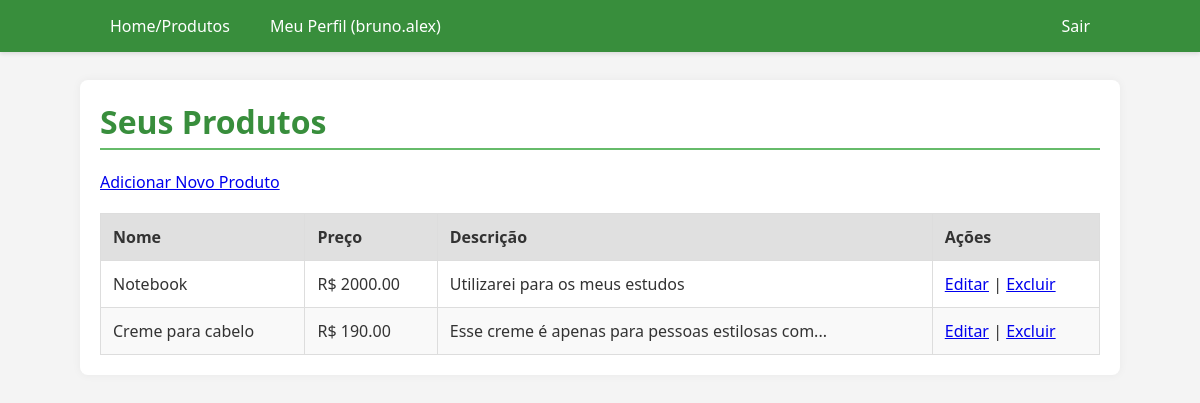
The app's page /products/ (signed in) with its own data.
### models/user.py (models this page shows, shortened)
class User(UserMixin, db.Model):
    __tablename__ = 'users'
    id = db.Column(db.Integer, primary_key=True)
    username = db.Column(db.String(64), index=True, unique=True, nullable=False)
    email = db.Column(db.String(120), index=True, unique=True, nullable=False)
    password_hash = db.Column(db.String(128))
    products = db.relationship('Product', backref='owner', lazy='dynamic')

### models/product.py (models this page shows, shortened)
class Product(db.Model):
    __tablename__ = 'products'
    id = db.Column(db.Integer, primary_key=True)
    name = db.Column(db.String(100), nullable=False)
    description = db.Column(db.Text)
    price = db.Column(db.Float, nullable=False)
    user_id = db.Column(db.Integer, db.ForeignKey('users.id'), nullable=False)

### controllers/product_controller.py (the view)
@product_bp.route('/')
@login_required
def list_products():
    products = current_user.products.all()
    return render_template('products/list.html', products=products)

### auth/utils.py (called while the page is built)
@login_manager.user_loader
def load_user(user_id):
    if user_id is not None:
        return User.query.get(int(user_id))
    return None

### templates/products/list.html (shortened to what this page needs)
{% extends "base.html" %}
{% block content %}
    <h1>Seus Produtos</h1>
    <p><a href="{{ url_for('product.add_product') }}">Adicionar Novo Produto</a></p>
    {% if not products %}
        <p>Você ainda não cadastrou nenhum produto.</p>
    {% else %}
        <table>
            <thead>
                <tr>
                    <th>Nome</th>
                    <th>Preço</th>
                    <th>Descrição</th>
                    <th>Ações</th>
                </tr>
            </thead>
            <tbody>
                {% for product in products %}
                    <tr>
                        <td>{{ product.name }}</td>
                        <td>R$ {{ "%.2f"|format(product.price) }}</td>
                        <td>{{ product.description | truncate(50) }}</td>
                        <td>
                            <a href="#">Editar</a> |
                            <a href="#">Excluir</a>
                        </td>
                    </tr>
                {% endfor %}
            </tbody>
        </table>
    {% endif %}
{% endblock %}

### templates/base.html (shortened to what this page needs)
<!DOCTYPE html>
<html lang="pt-br">
<head>
    <link rel="stylesheet" href="{{ url_for('static', filename='style.css') }}">
</head>
<body>
    <header>
        <nav>
            <div class="nav-links">
                <a href="{{ url_for('product.list_products') }}">Home/Produtos</a>
                {% if current_user.is_authenticated %}
                    <a href="{{ url_for('user.profile') }}">Meu Perfil ({{ current_user.username }})</a>
                {% endif %}
            </div>
            <div class="nav-links">
                {% if current_user.is_authenticated %}
                    <a href="{{ url_for('auth.logout') }}">Sair</a>
                {% else %}
                    <a href="{{ url_for('auth.login') }}">Entrar</a>
                    <a href="{{ url_for('auth.register') }}">Registrar</a>
                {% endif %}
            </div>
        </nav>
    </header>
    <main class="content">
        {% block content %}{% endblock %}
    </main>
</body>
</html>

### static/style.css (style rules this page uses)
:root { --primary-color: #388e3c; --primary-light: #66bb6a; --secondary-color: #555; --background-light: #f4f4f4; --text-dark: #333; --border-color: #ccc; --success-bg: #d4edda; --success-text: #155724; --danger-bg: #f8d7da; --danger-text: #721c24; }
body { font-family: 'Segoe UI', Tahoma, Geneva, Verdana, sans-serif; background-color: var(--background-light); color: var(--text-dark); margin: 0; padding-top: 60px; }
header { background-color: var(--primary-color); color: white; padding: 10px 0; box-shadow: 0 2px 4px rgba(0, 0, 0, 0.1); position: fixed; width: 100%; top: 0; z-index: 1000; }
nav { max-width: 1000px; margin: 0 auto; padding: 0 20px; display: flex; justify-content: space-between; align-items: center; }
nav .nav-links { display: flex; gap: 20px; }
nav a { color: white; text-decoration: none; padding: 5px 10px; border-radius: 4px; transition: background-color 0.3s; }
main { max-width: 1000px; margin: 20px auto; padding: 20px; background-color: white; border-radius: 8px; box-shadow: 0 0 10px rgba(0, 0, 0, 0.05); }
h1, h2 { color: var(--primary-color); border-bottom: 2px solid var(--primary-light); padding-bottom: 5px; margin-top: 0; }
table { width: 100%; border-collapse: collapse; margin-top: 20px; }
table th, table td { border: 1px solid #ddd; padding: 12px; text-align: left; }
table th { background-color: #e0e0e0; font-weight: 600; }
table tr:nth-child(even) { background-color: #f9f9f9; }

### records on screen
User: username "bruno.alex"
Product: name "Notebook", price "2000.00", description "Utilizarei para os meus estudos"
Product: name "Creme para cabelo", price "190.00", description "Esse creme é apenas para pessoas estilosas com..."
